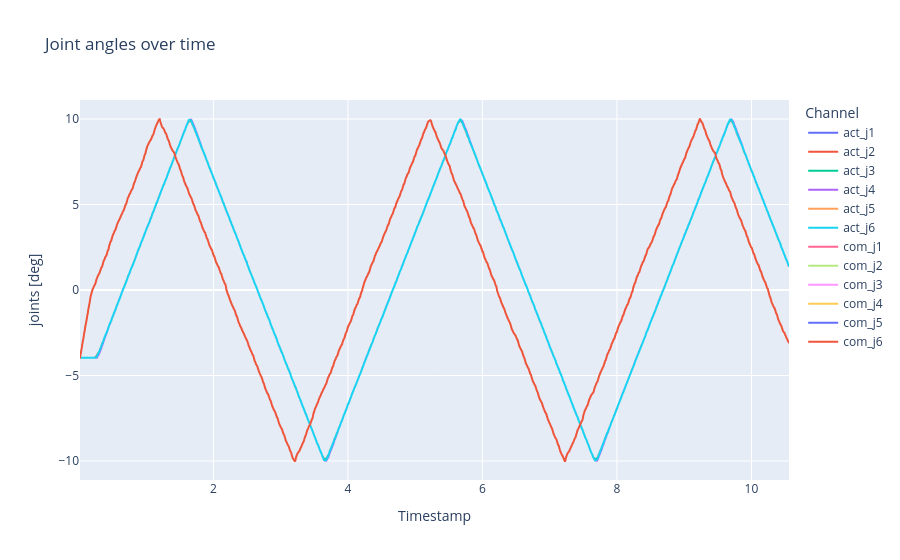

Notebook source saved alongside this figure:
### Markdown cell above
Joint angles over time

### Code cell
# 1) DataFrame anlegen
df = pd.DataFrame({
    'timestamp': timestamps,
    'act_j1': act_j[:, 0],
    'act_j2': act_j[:, 1],
    'act_j3': act_j[:, 2],
    'act_j4': act_j[:, 3],
    'act_j5': act_j[:, 4],
    'act_j6': act_j[:, 5],
    'com_j1': com_j[:, 0],
    'com_j2': com_j[:, 1],
    'com_j3': com_j[:, 2],
    'com_j4': com_j[:, 3],
    'com_j5': com_j[:, 4],
    'com_j6': com_j[:, 5]
})

# 1) In Long-Form umwandeln
df_long = df.melt(
    id_vars='timestamp',
    value_vars=df.columns[1:],
    var_name='Channel',
    value_name='joints [deg]'
)

# 2) Plot bauen
fig = px.line(
    df_long,
    x='timestamp',
    y='joints [deg]',
    color='Channel',
    title="Joint angles over time",
    labels={'timestamp': 'Timestamp'}
)

# 3) Achsen anpassen
fig.update_xaxes(
    tickformat="%H:%M:%S\n%d-%m-%Y",
)

fig.show()

### Figure 1 — Plotly figure (JSON) as saved in the notebook; plotly's stock layout.template omitted (floating-point values rounded to 4 significant figures; data arrays with more than 128 entries replaced by an {"elided": "..."} marker saying what was removed)
{"data": [{"hovertemplate": "Channel=act_j1<br>Timestamp=%{x}<br>joints [deg]=%{y}<extra></extra>", "legendgroup": "act_j1", "line": {"color": "#636efa", "dash": "solid"}, "marker": {"symbol": "circle"}, "mode": "lines", "name": "act_j1", "showlegend": true, "type": "scattergl", "x": {"elided": "856 float values"}, "xaxis": "x", "y": {"elided": "856 float values"}, "yaxis": "y"}, {"hovertemplate": "Channel=act_j2<br>Timestamp=%{x}<br>joints [deg]=%{y}<extra></extra>", "legendgroup": "act_j2", "line": {"color": "#EF553B", "dash": "solid"}, "marker": {"symbol": "circle"}, "mode": "lines", "name": "act_j2", "showlegend": true, "type": "scattergl", "x": {"elided": "856 float values"}, "xaxis": "x", "y": {"elided": "856 float values"}, "yaxis": "y"}, {"hovertemplate": "Channel=act_j3<br>Timestamp=%{x}<br>joints [deg]=%{y}<extra></extra>", "legendgroup": "act_j3", "line": {"color": "#00cc96", "dash": "solid"}, "marker": {"symbol": "circle"}, "mode": "lines", "name": "act_j3", "showlegend": true, "type": "scattergl", "x": {"elided": "856 float values"}, "xaxis": "x", "y": {"elided": "856 float values"}, "yaxis": "y"}, {"hovertemplate": "Channel=act_j4<br>Timestamp=%{x}<br>joints [deg]=%{y}<extra></extra>", "legendgroup": "act_j4", "line": {"color": "#ab63fa", "dash": "solid"}, "marker": {"symbol": "circle"}, "mode": "lines", "name": "act_j4", "showlegend": true, "type": "scattergl", "x": {"elided": "856 float values"}, "xaxis": "x", "y": {"elided": "856 float values"}, "yaxis": "y"}, {"hovertemplate": "Channel=act_j5<br>Timestamp=%{x}<br>joints [deg]=%{y}<extra></extra>", "legendgroup": "act_j5", "line": {"color": "#FFA15A", "dash": "solid"}, "marker": {"symbol": "circle"}, "mode": "lines", "name": "act_j5", "showlegend": true, "type": "scattergl", "x": {"elided": "856 float values"}, "xaxis": "x", "y": {"elided": "856 float values"}, "yaxis": "y"}, {"hovertemplate": "Channel=act_j6<br>Timestamp=%{x}<br>joints [deg]=%{y}<extra></extra>", "legendgroup": "act_j6", "line": {"color": "#19d3f3", "dash": "solid"}, "marker": {"symbol": "circle"}, "mode": "lines", "name": "act_j6", "showlegend": true, "type": "scattergl", "x": {"elided": "856 float values"}, "xaxis": "x", "y": {"elided": "856 float values"}, "yaxis": "y"}, {"hovertemplate": "Channel=com_j1<br>Timestamp=%{x}<br>joints [deg]=%{y}<extra></extra>", "legendgroup": "com_j1", "line": {"color": "#FF6692", "dash": "solid"}, "marker": {"symbol": "circle"}, "mode": "lines", "name": "com_j1", "showlegend": true, "type": "scattergl", "x": {"elided": "856 float values"}, "xaxis": "x", "y": {"elided": "856 float values"}, "yaxis": "y"}, {"hovertemplate": "Channel=com_j2<br>Timestamp=%{x}<br>joints [deg]=%{y}<extra></extra>", "legendgroup": "com_j2", "line": {"color": "#B6E880", "dash": "solid"}, "marker": {"symbol": "circle"}, "mode": "lines", "name": "com_j2", "showlegend": true, "type": "scattergl", "x": {"elided": "856 float values"}, "xaxis": "x", "y": {"elided": "856 float values"}, "yaxis": "y"}, {"hovertemplate": "Channel=com_j3<br>Timestamp=%{x}<br>joints [deg]=%{y}<extra></extra>", "legendgroup": "com_j3", "line": {"color": "#FF97FF", "dash": "solid"}, "marker": {"symbol": "circle"}, "mode": "lines", "name": "com_j3", "showlegend": true, "type": "scattergl", "x": {"elided": "856 float values"}, "xaxis": "x", "y": {"elided": "856 float values"}, "yaxis": "y"}, {"hovertemplate": "Channel=com_j4<br>Timestamp=%{x}<br>joints [deg]=%{y}<extra></extra>", "legendgroup": "com_j4", "line": {"color": "#FECB52", "dash": "solid"}, "marker": {"symbol": "circle"}, "mode": "lines", "name": "com_j4", "showlegend": true, "type": "scattergl", "x": {"elided": "856 float values"}, "xaxis": "x", "y": {"elided": "856 float values"}, "yaxis": "y"}, {"hovertemplate": "Channel=com_j5<br>Timestamp=%{x}<br>joints [deg]=%{y}<extra></extra>", "legendgroup": "com_j5", "line": {"color": "#636efa", "dash": "solid"}, "marker": {"symbol": "circle"}, "mode": "lines", "name": "com_j5", "showlegend": true, "type": "scattergl", "x": {"elided": "856 float values"}, "xaxis": "x", "y": {"elided": "856 float values"}, "yaxis": "y"}, {"hovertemplate": "Channel=com_j6<br>Timestamp=%{x}<br>joints [deg]=%{y}<extra></extra>", "legendgroup": "com_j6", "line": {"color": "#EF553B", "dash": "solid"}, "marker": {"symbol": "circle"}, "mode": "lines", "name": "com_j6", "showlegend": true, "type": "scattergl", "x": {"elided": "856 float values"}, "xaxis": "x", "y": {"elided": "856 float values"}, "yaxis": "y"}], "layout": {"legend": {"title": {"text": "Channel"}, "tracegroupgap": 0}, "title": {"text": "Joint angles over time"}, "xaxis": {"anchor": "y", "domain": [0, 1], "tickformat": "%H:%M:%S\n%d-%m-%Y", "title": {"text": "Timestamp"}}, "yaxis": {"anchor": "x", "domain": [0, 1], "title": {"text": "joints [deg]"}}}}
